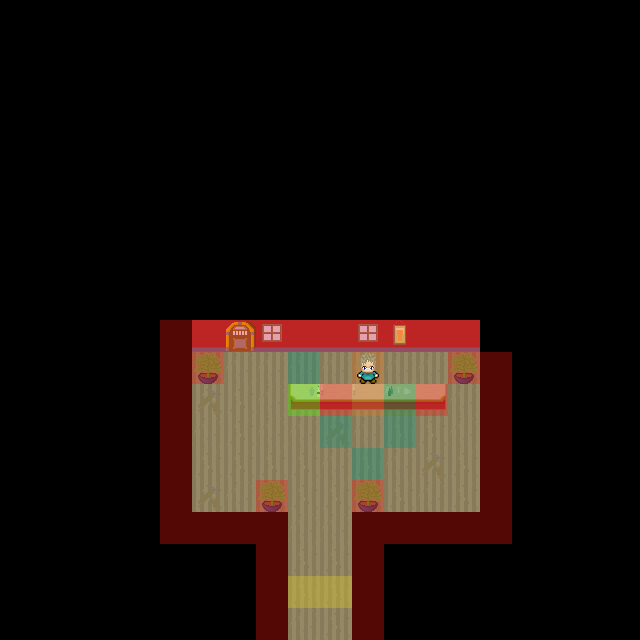

The image is a tile-based game level rendered from a .tmx file. Its description and source (layers, tilesets, objects; grid data summarised) follow:
An orthogonal 20x20 tile map with 32x32 px tiles, 3 tile layers (background, Meta, foreground), 3 tilesets and 1 object (SpawnPoint).

<map version="1.0" orientation="orthogonal" width="20" height="20" tilewidth="32" tileheight="32">
 <tileset firstgid="1" name="bar-tiles" tilewidth="32" tileheight="32">
  <image source="bar-tiles.png" width="128" height="128" />
 </tileset>
 <tileset firstgid="17" name="meta-tiles" tilewidth="32" tileheight="32">
  <image source="meta-tiles.png" width="320" height="320" />
  <tile id="0">
   <properties>
    <property name="Collidable" value="True" />
    <property name="Drinking" value="True" />
   </properties>
  </tile>
  <tile id="3">
   <properties>
    <property name="stopTalk" value="True" />
   </properties>
  </tile>
  <tile id="11">
   <properties>
    <property name="outBar" value="True" />
   </properties>
  </tile>
  <tile id="12">
   <properties>
    <property name="BarTalk" value="True" />
    <property name="Collidable" value="True" />
   </properties>
  </tile>
  <tile id="13">
   <properties>
    <property name="Collidable" value="True" />
   </properties>
  </tile>
  <tile id="20">
   <properties>
    <property name="Collidable" value="True" />
    <property name="WorkBar" value="True" />
   </properties>
  </tile>
 </tileset>
 <tileset firstgid="117" name="character-tiles" tilewidth="32" tileheight="32">
  <image source="character-tiles.png" width="96" height="96" />
 </tileset>
 <layer name="background" width="20" height="20">
  <data>[400 cells, 62 non-empty, 12 distinct tile ids]</data>
 </layer>
 <layer name="Meta" width="20" height="20" opacity="0.34">
  <data>[400 cells, 51 non-empty, 6 distinct tile ids]</data>
 </layer>
 <objectgroup name="Objects" width="20" height="20">
  <object name="SpawnPoint" x="304" y="559">
   <properties>
    <property name="playerSpawn" value="" />
   </properties>
  </object>
 </objectgroup>
 <layer name="foreground" width="20" height="20">
  <data>[400 cells, 1 non-empty, 1 distinct tile ids]</data>
 </layer>
</map>
